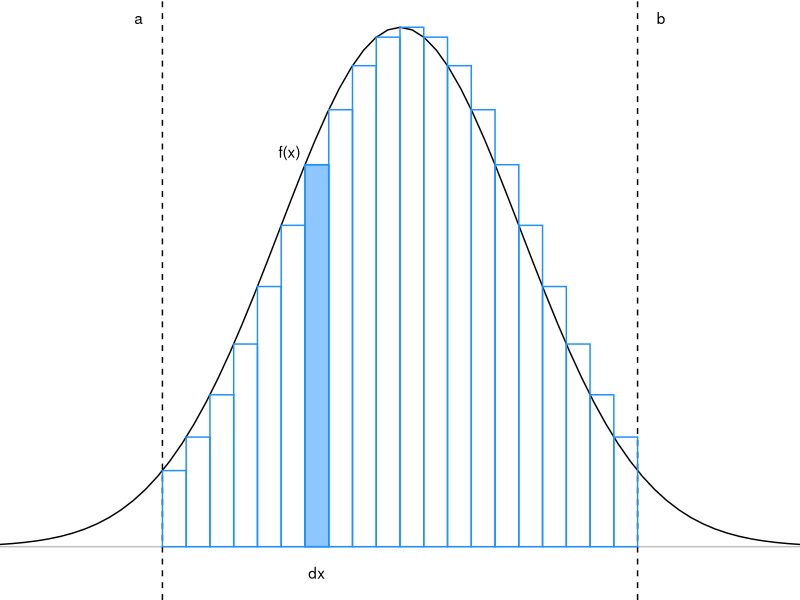

Write R code to recreate this figure.
## ---- chunk 1
integrate_numerically <- function(f, a, b, n = 20) {
  dx <- (b - a) / n
  x <- seq(a, b - dx, dx)
  sum(f(x) * dx)
}
## ---- chunk 2
library(tidyverse)

n <- 20
b <- 1.96
a <- -b

dx <- (b - a) / n
x <- seq(a, b - dx, dx)
fx <- dnorm(x)

approx <- tibble(x, fx)
smooth <- tibble(x = seq(-4, 4, .1), fx = dnorm(x))

i <- 7
highlight <- approx[i, ]

ggplot(approx, aes(x, fx)) +
  geom_hline(yintercept = 0, color = "grey") +
  geom_vline(xintercept = c(a, b), lty = 2) +
  annotate("text", label = c("a", "b"), c(a - dx, b + dx), Inf, vjust = 2) +
  geom_line(data = smooth) +
  geom_col(aes(x + dx / 2), width = dx, col = 'dodgerblue', fill = NA) +
  geom_col(data = highlight, aes(x + dx / 2), width = dx,
           col = 'dodgerblue', fill = 'dodgerblue', alpha = 0.5) +
  annotate("text", label = "f(x)", x[i], fx[i] + .01, hjust = 1.2) + 
  annotate("text", label = "dx", x[i] + dx / 2, -.02) + 
  coord_cartesian(xlim = c(-3, 3)) +
  theme_void()
## ---- chunk 3
integrate_numerically(dnorm, -1.96, 1.96)
## ---- chunk 4
integrate(dnorm, -1.96, 1.96)
## ---- chunk 5
integrate(function(x) x * dnorm(x, mean = 5), -Inf, Inf)
## ---- chunk 6
find_mean <- function(f, ..., from = -Inf, to = Inf) {
  integrate(function(x) x * f(x, ...), from, to)
}
## ---- chunk 7
find_mean(dexp, rate = 2)
## ---- chunk 8
ev_finder <- function(transform = identity) {
  function(f, ..., from = -Inf, to = Inf) {
    integrate(function(x) transform(x) * f(x, ...), from, to)
  }
}
## ---- chunk 9
moment_finder <- function(n, c = 0) {
  ev_finder(function(x) (x - c) ^ n)
}
## ---- chunk 10
find_mean <- moment_finder(1)
find_variance <- function(f, ...) {
  c <- find_mean(f, ...)$value
  moment_finder(2, c)(f, ...)
}
## ---- chunk 11
find_variance(dnorm, mean = 2, sd = 2)
find_variance(dexp, rate = 1 / 4)
## ---- chunk 12
find_mean(dnorm, mean = 20)
